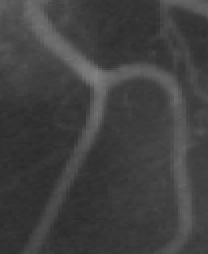
%> input picture code/vessel.bmp, 104 x 127 px (shown 2 times larger)
$ octave main.m   (GNU Octave 9; MATLAB toolbox functions it lacks are replaced by stand-ins)
%> lines starting %> are read from the running program, lines starting %| are printed output that depends on the picture; in (x1, y1, x2, y2) boxes, pixels count from 0 and x2, y2 are one past the last pixel; in counts of white or black regions, pixels touching at a corner belong together; the program's own positions count from 1
### code/plotLevelSet.m
function [c,h]=plotLevelSet(u,zLevel, style)
%   plotLevelSet(u,zLevel, style) plot the level contour of function u at
%   the zLevel.
%   created on 04/26/2004
%   author: Chunming Li
%   email: li_chunming@hotmail.com
%   Copyright (c) 2004-2006 by Chunming Li
% hold on;
[c,h] = contour(u,[zLevel zLevel],style);
% hold off;

### code/edge_detector.m
function g=edge_detector(I,sigma)
% Image Edge Indicator function:
% g = 1/(1+laplas(G_delta(x,y))*I)
% input:
%       I: input image
%       sigma: Gaussian Filter kernel
% I = BoundMirrorExpand(I);
G=fspecial('gaussian',15,sigma);
Img_smooth=conv2(I,G,'same');  % smooth image by Gaussiin convolution
[Ix,Iy]=gradient(Img_smooth);
f=Ix.^2+Iy.^2;
g=1./(1+f);  % edge indicator function.

### code/drlse_edge.m
function phi = drlse_edge(phi_0, g, lambda,mu, alfa, epsilon, timestep, iter, potentialFunction)
%  This Matlab code implements an edge-based active contour model as an
%  application of the Distance Regularized Level Set Evolution (DRLSE) formulation in Li et al's paper:
%
%      C. Li, C. Xu, C. Gui, M. D. Fox, "Distance Regularized Level Set Evolution and Its Application to Image Segmentation",
%        IEEE Trans. Image Processing, vol. 19 (12), pp.3243-3254, 2010.
%
%  Input:
%      phi_0: level set function to be updated by level set evolution
%      g: edge indicator function
%      mu: weight of distance regularization term
%      timestep: time step
%      lambda: weight of the weighted length term
%      alfa:   weight of the weighted area term
%      epsilon: width of Dirac Delta function
%      iter: number of iterations
%      potentialFunction: choice of potential function in distance regularization term.
%              As mentioned in the above paper, two choices are provided: potentialFunction='single-well' or
%              potentialFunction='double-well', which correspond to the potential functions p1 (single-well)
%              and p2 (double-well), respectively.%
%  Output:
%      phi: updated level set function after level set evolution
%
% Author: Chunming Li, all rights reserved
% E-mail: lchunming@gmail.com
%         li_chunming@hotmail.com
% URL:  http://www.imagecomputing.org/~cmli/

phi=phi_0;
[vx, vy]=gradient(g);
for k=1:iter
    phi=NeumannBoundCond(phi);
    [phi_x,phi_y]=gradient(phi);
    s=sqrt(phi_x.^2 + phi_y.^2);
    smallNumber=1e-10;
    Nx=phi_x./(s+smallNumber); % add a small positive number to avoid division by zero
    Ny=phi_y./(s+smallNumber);
    curvature=div(Nx,Ny);
    distRegTerm=distReg_p2(phi);  % compute the distance regularization term in eqaution (13) with the double-well potential p2.
    diracPhi=Dirac(phi,epsilon);
    areaTerm=diracPhi.*g; % balloon/pressure force
    edgeTerm=diracPhi.*(vx.*Nx+vy.*Ny) + diracPhi.*g.*curvature;
    phi=phi + timestep*(mu*distRegTerm + lambda*edgeTerm + alfa*areaTerm);
end


% [27 lines left out: functions distReg_p2, div, Dirac, NeumannBoundCond, not called in this run]

### code/main.m
%   Matlad code implementing Chunming-Li model in the paper
%   'Level Set Evolution Without Re-initialization: A New Variational Formulation'

% author: lizhogn
% date: 2020/12/10

clc;clear;
close all

%% load the image
Img = imread('vessel.bmp');
%> Img is the input picture: size 127x104 uint8; min 43, max 128, mean 64.5
% get the first channel if Image is RGB
I = double(Img(:,:,1));

%% Initialize the phi function
% get the image size
[nrow, ncol] = size(I);
%> nrow = 127; ncol = 104

% initialize the Signed distance function \phi
ic = nrow/2;
%> ic = 63.5
jc = ncol/2;
%> jc = 52
r = 20;
% phi_0 = sdf2circle(nrow, ncol, ic, jc, r);

%initialize LSF as binary step function
c0=2;
initialLSF=c0*ones(size(I));
initialLSF(5:nrow-5, 5:ncol-5)=-c0;
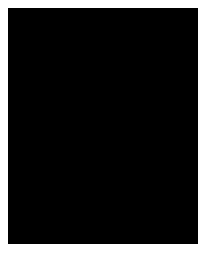
%> initialLSF: size 127x104 double (shown 2 times larger); values -2 (black) and 2 (white), 15.1% white; 1 white region, box (x1, y1, x2, y2) and area: (0, 0, 104, 127) 1998
phi_0=initialLSF;

%% Set paramaters
% update frequency
delta_t = 5;
% lambda > 0 and nu are constants
% mu is the penalizes term
mu = 0.2/delta_t; lambda = 5; nu = 1.5;
epsilon = 1.5;

%% Iteration initialize
phi = phi_0;
figure(2);
subplot(1,2,1); mesh(phi);
subplot(1,2,2); imagesc(uint8(I)); colormap(gray);
hold on;
plotLevelSet(phi, 0, 'r');
sigma=1.5;
g=edge_detector(I, sigma);% edge indicator function
%> in edge_detector, `[Ix,Iy]=gradient(Img_smooth);`:
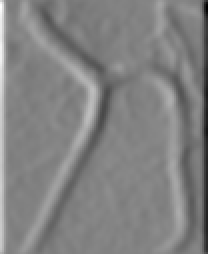
%> Ix: size 127x104 double (shown 2 times larger); min -19.55, max 18.85, mean 0.0303; drawn with min black and max white
%> in edge_detector, `[Ix,Iy]=gradient(Img_smooth);`:
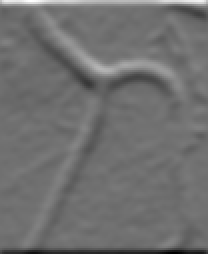
%> Iy: size 127x104 double (shown 2 times larger); min -17.52, max 22.15, mean -0.1; drawn with min black and max white
%> in edge_detector, `g=1./(1+f);`:
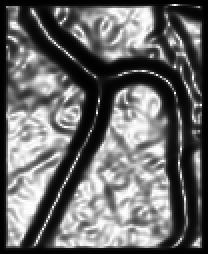
%> g: size 127x104 double (shown 2 times larger); min 0.00203, max 1, mean 0.414
[gx,gy]=gradient(g); % will be used in the div(gV)
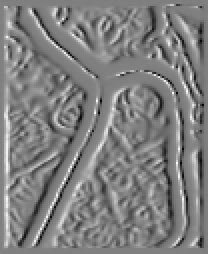
%> gx: size 127x104 double (shown 2 times larger); min -0.487, max 0.484, mean -9.9e-06; drawn with min black and max white
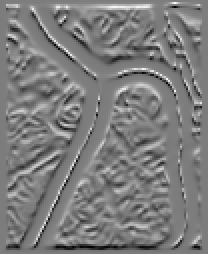
%> gy: size 127x104 double (shown 2 times larger); min -0.476, max 0.495, mean 1.03e-05; drawn with min black and max white

%% Starting initialize
numIter = 5;
for k = 1:200
    phi = drlse_edge(phi, g, lambda, mu, nu, epsilon, delta_t, numIter, 'double-well');
%     phi = evolution_li(phi, mu, lambda, nu, g, gx, gy, delta_t, epsilon, numIter)
    % visualization
    if mod(k,4)==0
        pause(.05);
        fig = figure(2); clc; axis equal;
        fig.Position = [461 519 961 331];
        title(sprintf('Itertion times: %d', k));
        subplot(1,2,1); mesh(phi);colormap(jet);
        subplot(1,2,2); imagesc(uint8(I)); colormap(gray);
        hold on; plotLevelSet(phi,0,'r');
    end
end
%> this loop made 200 passes
%> h in plotLevelSet on passes 4, 8, 12: -41.93, -54.81, -59.43
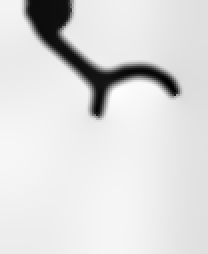
%> phi: size 127x104 double (shown 2 times larger); min -2.26, max 2.67, mean 2.01; drawn with min black and max white
%> after the loop, fig = 2
%> (the run ends here)
